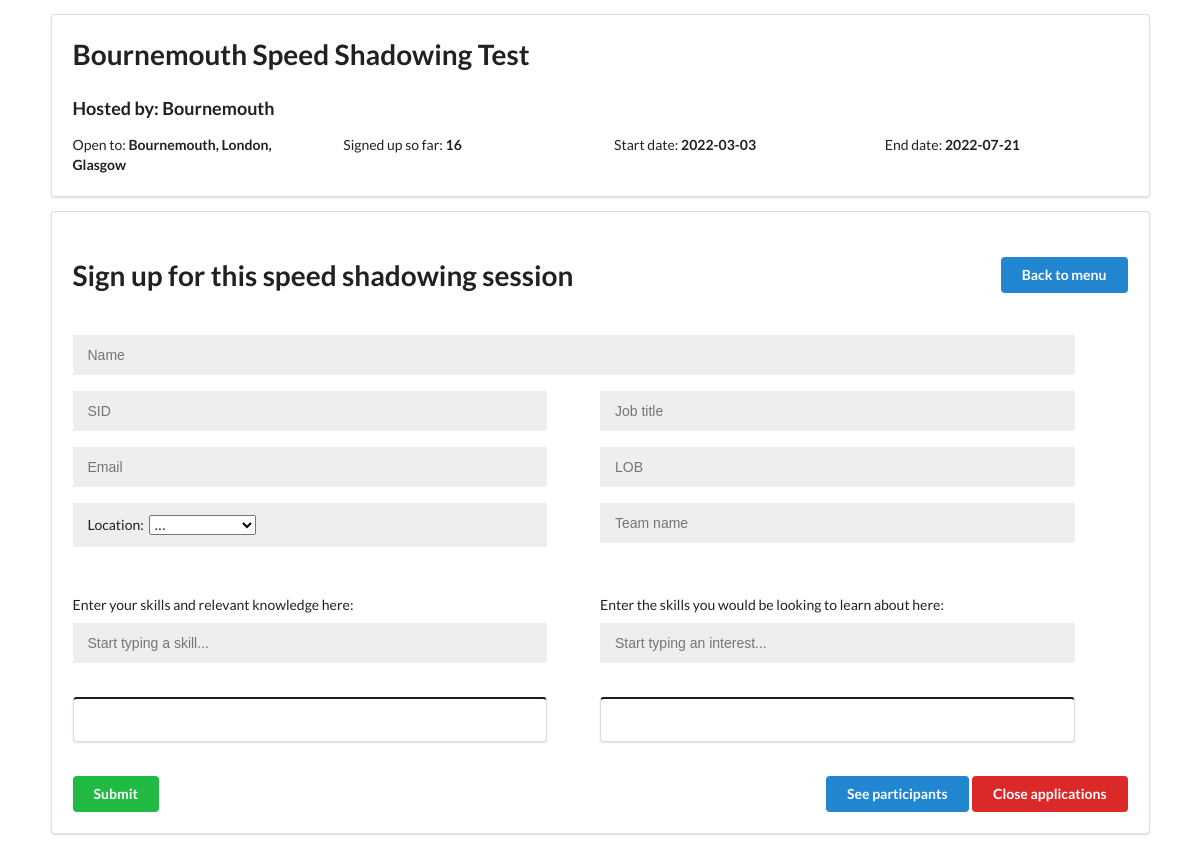
The page /events/1 on the database its author committed.
### tables this page shows
CREATE TABLE EVENTS (EVENT_ID INTEGER PRIMARY KEY AUTOINCREMENT, EVENT_NAME VARCHAR, HOST_LOCATION VARCHAR, OPEN_TO VARCHAR, HOST_SID VARCHAR, START_DATE DATE, END_DATE DATE);

### main.py (the view)
@app.route('/events/<eventID>', methods=["GET","POST"])
def load_session(eventID):
    event_name, location, open_to, _, host, start_date, end_date = get_event_details(eventID)
    print(event_name, location, open_to, host, start_date, end_date)
    count = get_signup_count(eventID)
    details = {k:v for k,v in request.args.items()} if request.args else {}
    print(details)
    errors = session.get("errors")
    if errors:
        del session["errors"]
    return render_template(
                "shadow_session.html",
                errors=errors,
                eventID=eventID,
                event_name=event_name,
                location=location,
                open_to=open_to,
                host=host,
                start_date=start_date,
                end_date=end_date,
                signup_count=count,
                details=details,
            )

### main.py (called while the page is built)
def get_event_details(eventID):
    with sqlite3.connect(DB_PATH) as conn:
        cur = conn.cursor()
        cur.execute(
            "SELECT EVENT_NAME, HOST_LOCATION, OPEN_TO, "
            "HOST_SID, HOST_LOCATION, START_DATE, END_DATE "
            "FROM EVENTS "
            "WHERE EVENT_ID = ?;",
            (eventID,)
        )
        event = cur.fetchone()
    return event

def get_signup_count(eventID):
    with sqlite3.connect(DB_PATH) as conn:
        cur = conn.cursor()
        cur.execute(
            "SELECT COUNT(*) "
            "FROM SIGNUPS "
            "WHERE EVENT_ID = ?;",
            (eventID,)
        )
        count = cur.fetchone()[0]
    return count

### templates/shadow_session.html (shortened to what this page needs)
<!DOCTYPE html>
<html>
<link rel="stylesheet" href="https://cdnjs.cloudflare.com/ajax/libs/semantic-ui/2.4.1/semantic.min.css">
<head>
</head>
<body onload="populate()">
  <div class="ui container">
    <div class="ui segment basic">
      <div class="ui padded segment">
        <h1>{{event_name}}</h1>
        <h3>Hosted by: {{host}}</h3>
        <div class="ui grid">
          <div class="four wide column">Open to: <b>{{open_to}}</b></div>
          <div class="four wide column">Signed up so far: <b>{{signup_count}}</b></div>
          <div class="four wide column"> Start date: <b>{{start_date}}</b></div>
            <div class="four wide column">End date: <b>{{end_date}}</b></div>
        </div>
      </div>
      <div class="ui padded segment">
        <form action="{{ url_for('submit', eventID=eventID) }}" method="POST" onsubmit="return submitForm()">
          <a href="{{ url_for('home') }}">
            <button type="button" class="ui right floated button blue">Back to menu</button>
          </a>
          <h1>Sign up for this speed shadowing session</h1>
          <br>
          <div class="row">
            <input type="text" name="name" id="name" placeholder="Name" value="{{details['name']}}" style="width: 95%;" required/>
            <div class="column">
              <input type="text" name="sid" id="sid" placeholder="SID" value="{{details['sid']}}" required/>
              <input type="text" name="email" id="email" placeholder="Email" value="{{details['email']}}" required/>
              <div class="field inputish">
                Location:&nbsp;
                <select name="location" id="location">
                  <option value="location">...</option>
                </select>
              </div>
            </div>
            <div class="column">
              <input type="text" name="title" placeholder="Job title" value="{{details['title']}}"/>
              <input type="text" name="lob" placeholder="LOB" value="{{details['lob']}}"/>
              <input type="text" name="team" placeholder="Team name" value="{{details['team']}}"/>
            </div>
          </div>
          <br><br>
          <div class="row">
            <div class="column">
              Enter your skills and relevant knowledge here:
              <input type="text" id="skillsInput" placeholder="Start typing a skill..."
                    autocomplete="off" oninput="searchInterest('skillsInput', 'found_skills', 'selected_skills', 'skill');"/>
              <br><br>
              <br>
              <div class="ui black padded segment" style="max-width: 90%;">
              </div>
            </div>
            <div class="column">
              Enter the skills you would be looking to learn about here:
              <input type="text" id="interestsInput" placeholder="Start typing an interest..."
                    autocomplete="off" oninput="searchInterest('interestsInput', 'found_interests', 'selected_interests', 'interest');"/>
              <br><br>
              <br>
              <div class="ui black padded segment" style="max-width: 90%;">
              </div>
            </div>
          </div>
          <br>
          <button type="submit" class="ui button green">Submit</button>
          <a href="{{ url_for('close_applications', eventID=eventID) }}">
            <button type="button" class="ui right floated button red">Close applications</button>
          </a>
          <a href="{{ url_for('view_participants', eventID=eventID) }}">
            <button type="button" class="ui right floated button blue">See participants</button>
          </a>
        </form>
      </div>
    </div>
  </div>
</body>
</html>

### templates/shadow_session.html (style rules this page uses)
input { background-color: #eee; border: none; padding: 12px 15px; margin: 8px 0; width: 90%; outline: none; }
.inputish { background-color: #eee; border: none; padding: 12px 15px; margin: 8px 0; width: 90%; outline: none; }
.column { float: left; width: 50%; }
.row:after { content: ""; display: table; clear: both; }

### rows shown on the page
EVENTS: EVENT_NAME "Bournemouth Speed Shadowing Test", HOST_LOCATION "Bournemouth", OPEN_TO "Bournemouth, London, Glasgow", START_DATE "2022-03-03", END_DATE "2022-07-21"

### other values the page prints
{{ signup_count }} "16"
